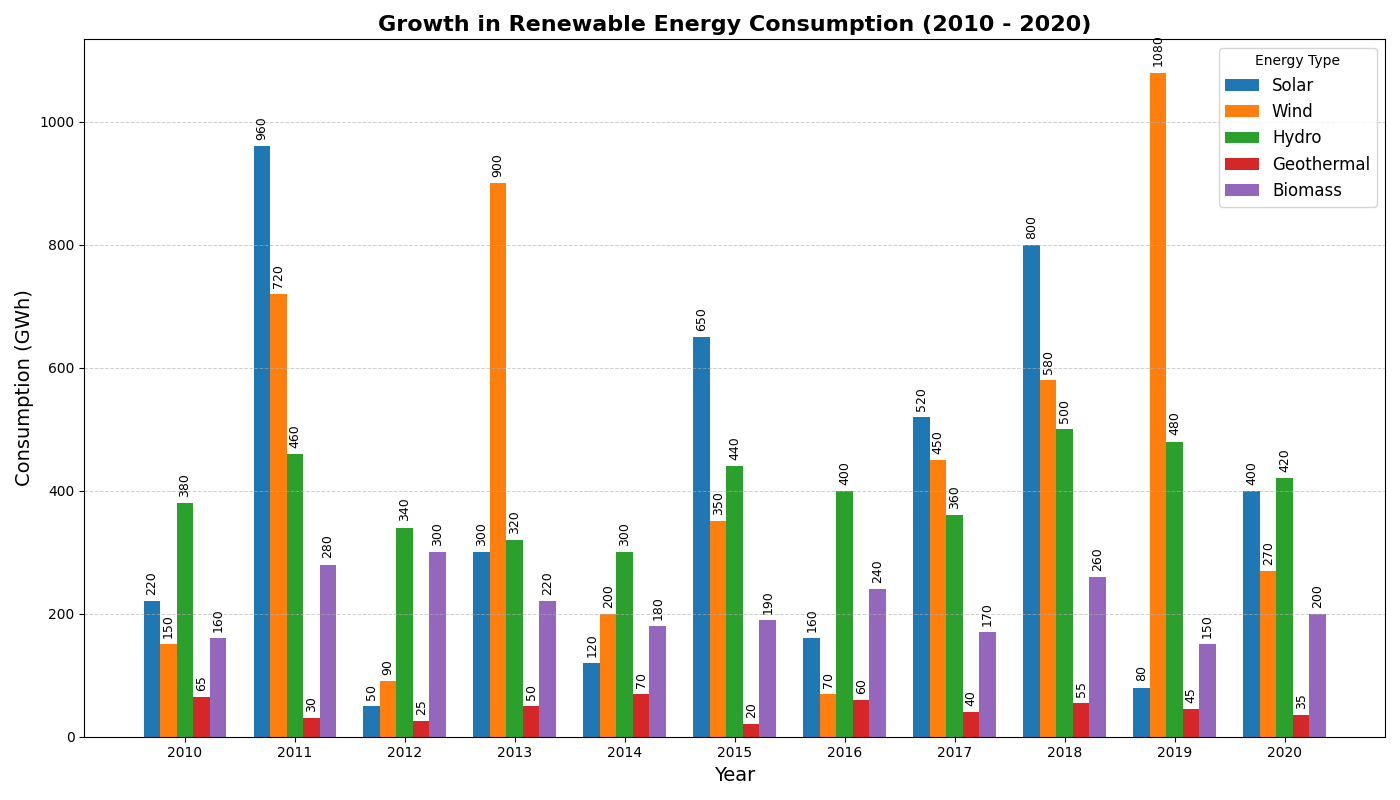

Write Python code to recreate this figure.
import matplotlib.pyplot as plt
import numpy as np

# Define years and renewable energy types
years = np.arange(2010, 2021)
energy_types = ['Solar', 'Wind', 'Hydro', 'Geothermal', 'Biomass']

# Altered synthetic data for each energy type over the years
solar_energy = [220, 960, 50, 300, 120, 650, 160, 520, 800, 80, 400]
wind_energy = [150, 720, 90, 900, 200, 350, 70, 450, 580, 1080, 270]
hydro_energy = [380, 460, 340, 320, 300, 440, 400, 360, 500, 480, 420]
geothermal_energy = [65, 30, 25, 50, 70, 20, 60, 40, 55, 45, 35]
biomass_energy = [160, 280, 300, 220, 180, 190, 240, 170, 260, 150, 200]

energy_data = [solar_energy, wind_energy, hydro_energy, geothermal_energy, biomass_energy]

fig, ax = plt.subplots(figsize=(14, 8))

bar_width = 0.15
x_pos = np.arange(len(years))

for idx, (energy, energy_type) in enumerate(zip(energy_data, energy_types)):
    ax.bar(x_pos + idx * bar_width, energy, bar_width, label=energy_type)

ax.set_xlabel('Year', fontsize=14)
ax.set_ylabel('Consumption (GWh)', fontsize=14)
ax.set_title('Growth in Renewable Energy Consumption (2010 - 2020)', fontsize=16, fontweight='bold')
ax.set_xticks(x_pos + bar_width * (len(energy_types) - 1) / 2)
ax.set_xticklabels(years)
ax.legend(title='Energy Type', fontsize=12)

ax.yaxis.grid(True, linestyle='--', linewidth=0.7, alpha=0.6)
ax.xaxis.grid(False)

for idx, energy in enumerate(energy_data):
    for pos, val in enumerate(energy):
        ax.text(pos + idx * bar_width, val + 10, f'{val}', ha='center', va='bottom', fontsize=9, rotation=90)

plt.tight_layout()
plt.show()
